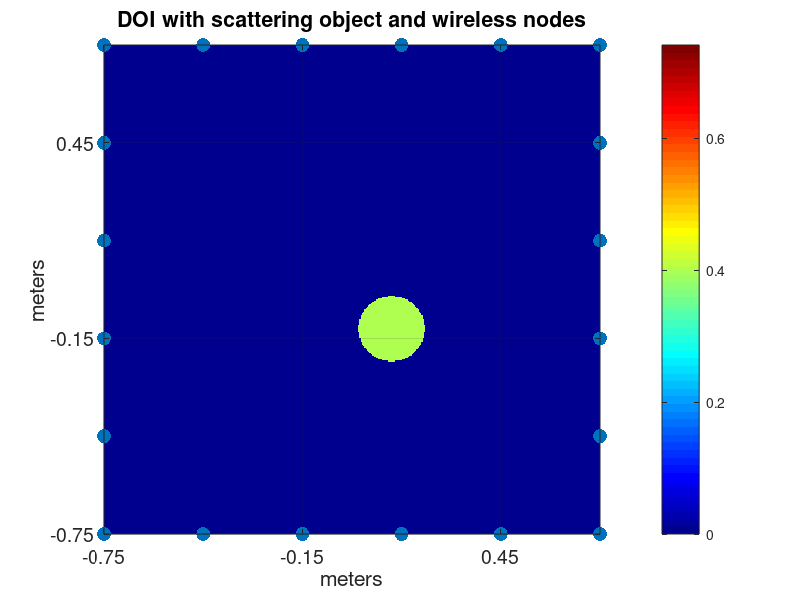
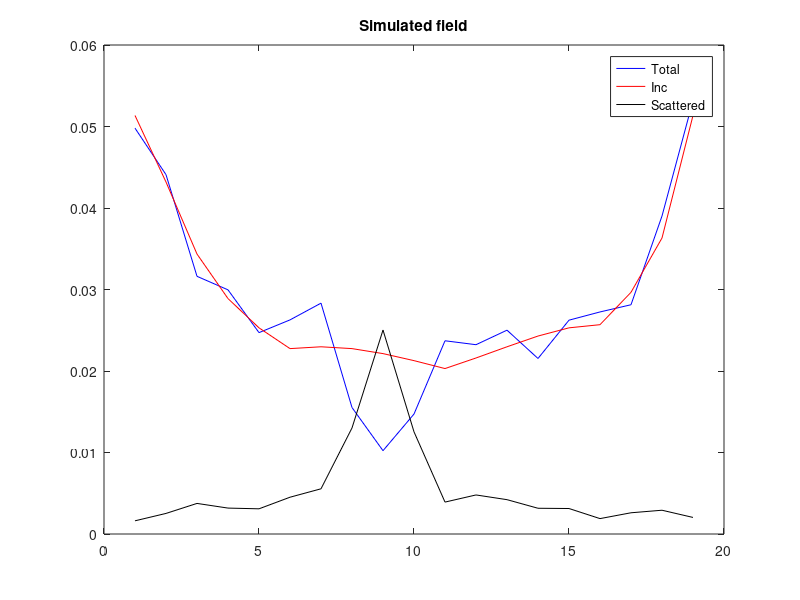

These charts were generated, in order, by the following MATLAB code:
%% Description
%{
Description: Simulates Forward 2D MoM case without conjugate gradient approach. 
Also includes directivity and transmit power. Program is benchmarked with SOM 
code of Prof Xudong where Inc, total and scat fields are all exactly matched 
as both codes uses Hankel func of first kind. Code is also benchmarked with
Eigenexpansion code where only magnitude and real part of Inc, total and
scat fields exactly matches. The imaginary parts are conjugate of each
other.
- Tx and Rx at same location and singular field is made zero
%}
%%
clear;
close all;
tic
imp = 120*pi;
geom = 'square';
NodeMode=1; NaNremove=1;
%% Method of Moment
freq = 2.4e9; lambda = 3e8/freq;  
k0 = 2*pi/lambda; 
save ('freq.mat','freq')
%% Parameters (keep unchanged for both forward problem and inverse problem)
size_DOI = 1.5;                 %round(2*lambda/0.75,1); 0.4  %;%0.24; %;          % size of DOI
epsono_r_c = 4+0.4*1i;               % the constant relative permittivity of the object
Ns = 20;                       % number of RXs
Ni = Ns;                        % number of TXs
M = 400;               % the square containing the object has a dimension of MxM
NumRes = M*lambda/(sqrt(real(epsono_r_c))*size_DOI);
xm=linspace(-size_DOI/2,size_DOI/2,Ns/4+1); % Node x positions
ym=linspace(-size_DOI/2,size_DOI/2,Ns/4+1); % Node y positions
%% Node Geometry
if strcmp(geom,'square')
XYRx = [[xm(1,:)', repmat(ym(1),[1,length(xm)])'];...
    [repmat(xm(1,end), [1,length(ym)-1])', ym(1,2:end)']; ...
    [flip(xm(1,1:end-1))', repmat(ym(1,end),[1,length(xm)-1])'];...
    [repmat(xm(1,1), [1,length(ym)-2])', flip(ym(1,2:end-1))']];
XYTx = [[xm(1,:)', repmat(ym(1),[1,length(xm)])'];...
    [repmat(xm(1,end), [1,length(ym)-1])', ym(1,2:end)']; ...
    [flip(xm(1,1:end-1))', repmat(ym(1,end),[1,length(xm)-1])'];...
    [repmat(xm(1,1), [1,length(ym)-2])', flip(ym(1,2:end-1))']];
X=XYRx(:,1)';Y=XYRx(:,2)';% Location of Rxs
X_tx=XYTx(:,1)';Y_tx=XYTx(:,2)';% Location of Txs
Rx_pos = [X(:), Y(:)];
Tx_pos = [X_tx(:), Y_tx(:)];
end
%% Positions of the cells
d = (size_DOI)/M;   % change     %the nearest distance of two cell centers
% tx = d/2:d:size_DOI-d/2;
% ty = size_DOI-d/2:-d:d/2;
tx = [d/2:d:size_DOI-d/2]-size_DOI/2;
ty = [size_DOI-d/2:-d:d/2]-size_DOI/2;
[x,y] = meshgrid(tx,ty);  % change                % M x M
cellrad = (sqrt(d^2/pi)*2)/2; % change                     % diameter of cells
%% Relative permittivity of each cell (Target Object)
epsono_r = ones(M,M);    %ones(M,M);  % change
obj_rad = 0.1;
epsono_r((x-0.12).^2+(y+0.12).^2<=(obj_rad)^2) = epsono_r_c;
%%
objInd = find((epsono_r-1)); NoobjInd = find((epsono_r-1)==0);
if (length(objInd)+length(NoobjInd))~= length(epsono_r(:))
   error('Cannot calculate with given values')
end
Z=zeros(length(objInd),length(objInd));  %[r, c]=ind2sub([m1,n1],objInd);
xObj = x(objInd); yObj = y(objInd);
for inc = 1:length(objInd) % first incident point in object
    xinc = x(objInd(inc)); yinc = y(objInd(inc)); %[r1,c1] = ind2sub([m1,n1],objInd(inc));    
    R=sqrt((xinc-xObj).^2 + (yinc-yObj).^2); %rhodd means distance from a unit dipole to another
    Z1 = -imp*pi*cellrad/2*besselj(1,k0*cellrad)*besselh(0,1,k0*R);
    Z1(inc) = -imp*pi*cellrad/2*besselh(1,1,k0*cellrad)-1i*imp*epsono_r(objInd(inc))/(k0*(epsono_r(objInd(inc))-1));
    Z(inc,:) = Z1.'; %Z1'
end
clear xinc yinc Z1 R yObj xObj
%% Definition of the Direct Waves (from TX to RX)
[xt_d, xr_d] = meshgrid(X_tx, X);
[yt_d, yr_d] = meshgrid(Y_tx, Y);
dist_tx_rx = sqrt((xt_d-xr_d).^2 + (yt_d-yr_d).^2);
E_d =  (1i/4)*besselh(0,1,k0*dist_tx_rx);  % Ns x Ni
% E_d =   exp(1i*k0*dist_tx_rx)./(4*pi*dist_tx_rx);  % Ns x Ni % Note that nth column is nth Tx and for each Tx, rows are Rx
clear xt_d xp_d yt_d yp_d dist_tx_rx G_Rx_Tx G_Tx_Rx Theta_Tx_Rx Theta_Rx_Tx
%% Definition of the Incident Waves (from TX to domain of interest)
[xt, xp] = meshgrid(X_tx, x(:));
[yt, yp] = meshgrid(Y_tx, y(:));
dist_tx_pix = sqrt((xt-xp).^2 + (yt-yp).^2);
E_inc =   (1i/4)*besselh(0,1,k0*dist_tx_pix);  % M^2 x Ni for cylindrical wave
% E_inc = exp(1i*k0*dist_tx_pix)./(4*pi*dist_tx_pix);  % M^2 x Ni for cylindrical wave
% % % % % % % % % % % % % % % 
clear xt yt xp yp dist_tx_pix Theta_Tx_Rn Ref_theta_Tx_Rn G_Tx_Rn
%% Using Matrix Inversion
E_inc_obj = -E_inc(objInd,:);
% Etot_rn=E_inc; 
% Einc = N x N_t
% Z = N x N
% J = N x Nt
% Z=gpuArray(Z);
% E_inc_obj=gpuArray(E_inc_obj);
J1=Z\(E_inc_obj);
% J1=gather(J1);
J = zeros(M^2,Ni);
for ii=1:length(objInd)
    J(objInd(ii),:) = J1(ii,:);
%     Etot_rn(objInd(ii),:) = 1i*imp*(J1(ii,:)./((epsono_r(objInd(ii))-1)*k0));    
end
clear Z J1
%% Generate Scattered E field
[xr, xpr] = meshgrid(X, x(:));
[yr, ypr] = meshgrid(Y, y(:));
dist_rx_pix = sqrt((xr-xpr).^2 + (yr-ypr).^2);
ZZ = -imp*pi*cellrad/2*besselj(1,k0*cellrad)*besselh(0,1,k0*dist_rx_pix'); % Ns x M^2
E_s = ZZ*J; % Ns x Ni
clear dist_rx_pix xr J yr xpr ypr G_Rx_Rn Theta_Rx_Rn ZZ
%%
if NodeMode==0 % nodes are not transreceivers
TxRxpairs=[];
for iii=1:length(Tx_pos(:,1))
    for jjj=1:length(Rx_pos(:,1))
        TxRxpairs= [TxRxpairs; iii,jjj];
    end
end
end
if NodeMode==1
TxRxpairs=[];
for iii=1:length(Tx_pos(:,1))
    for jjj=1:length(Rx_pos(:,1))
        if iii~=jjj
        TxRxpairs= [TxRxpairs; iii,jjj];
        end
    end
end
end
TxRxpairs=TxRxpairs';
%% Remove NaN
E_ds = E_d + E_s; % Ns x Ni; total field at RX = direct wave + scattered wave
E_ds1 = E_ds;
E_d1 = E_d;
if NodeMode==1
    if NaNremove ==1    
    E_d(logical(eye(size(E_d)))) = []; % Or A = A(~eye(size(A)))
    E_d = reshape(E_d, Ns-1,Ni); 
    E_ds(logical(eye(size(E_ds)))) = []; % Or A = A(~eye(size(A)))
    E_ds = reshape(E_ds, Ns-1,Ni); 

    E_s(logical(eye(size(E_s)))) = []; % Or A = A(~eye(size(A)))
    E_s = reshape(E_s, Ns-1,Ni);     
    end
    if NaNremove==0
    E_d(logical(eye(size(E_d)))) = 0; % Or A = A(~eye(size(A)))
    E_d = reshape(E_d, Ns,Ni); 
    E_ds(logical(eye(size(E_ds)))) = 0; % Or A = A(~eye(size(A)))
    E_ds = reshape(E_ds, Ns,Ni); 
    end    
end
TxRx1=Rx_pos;
%% Save data
F_ds = abs(E_ds);           % Ns x Ni; amplitude of total field at RX
timee = toc;

Pinc = ((abs(E_d)).^2)*(lambda*lambda)/(4*pi*imp);
Pinc = 10*log10(Pinc/1e-3);
Ptot = (F_ds.^2)*(lambda*lambda)/(4*pi*imp);
Ptot = 10*log10(Ptot/1e-3);

TxRx1=Tx_pos;
save ('TxRxpairs.mat','TxRxpairs')
save ('Pinc.mat','Pinc')
save ('Ptot.mat','Ptot')
save ('TxRx1.mat','TxRx1')
save ('xm.mat','xm')
save ('ym.mat','ym')
save ('Ni.mat','Ni')
save ('E_d.mat','E_d')
save ('E_ds1.mat','E_ds1')
save ('E_s.mat','E_s')
save ('epsono_r_c.mat','epsono_r_c')
%% New DOI
epsono_rGT = epsono_r; tx1 = tx; ty1=ty;
save ('size_DOI.mat','size_DOI')
save ('epsono_rGT.mat','epsono_rGT')
save ('tx1.mat','tx1')
save ('ty1.mat','ty1')
%% plot
figure(1); 
imagesc(tx,ty,imag(epsono_r)); hold on;
set(gca,'YDir','normal');
% set(gcf,'color','w');
colormap(jet);
xlim([-max(xm) max(xm)])
ylim([-max(ym) max(ym)])
set(gca,'FontSize',14)
% axis equal
xticks([-max(xm):0.6:max(xm)])
yticks([-max(xm):0.6:max(xm)])
% colormap(gray);
title('DOI with scattering object and wireless nodes')
xlabel('meters') 
ylabel('meters') 
colorbar;
scatter(X', Y', 100,'o','filled'); 
% scatter(X_tx', Y_tx', 60,'o','filled'); 
grid on;
hold off;

figure(2)
plot(1:Ns-1, F_ds(:,Ni), 'b', 1:Ns-1, abs(E_d(:,Ni)), 'r',...
    1:Ns-1, abs(E_s(:,Ni)), 'k')
title('Simulated field')
legend('Total','Inc','Scattered')